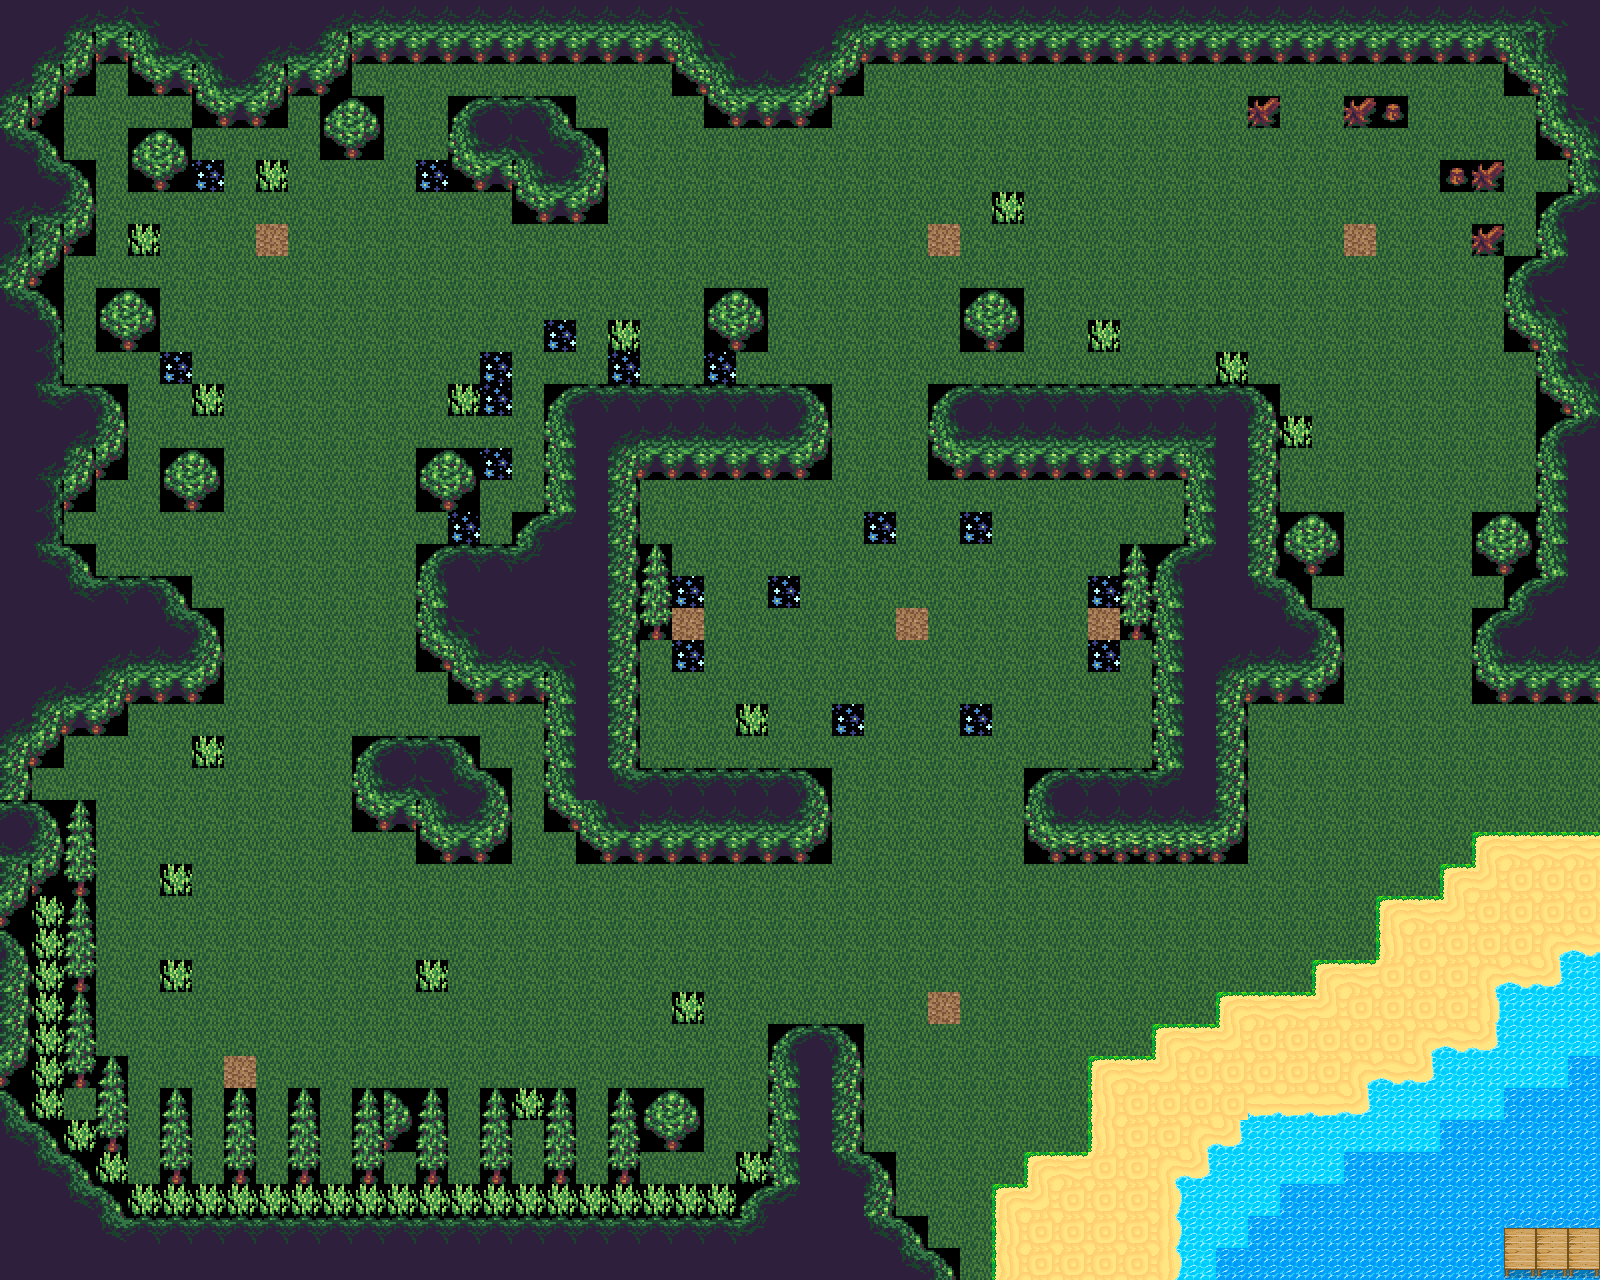

The image is a tile-based game level rendered from a .tmx file. Its description and source (layers, tilesets, objects; grid data summarised) follow:
An orthogonal 50x40 tile map with 32x32 px tiles, 3 tile layers (floor accents, floor, boundary), 4 tilesets.

<map version="1.0" tiledversion="1.1.5" orientation="orthogonal" renderorder="right-down" width="50" height="40" tilewidth="32" tileheight="32" infinite="0" nextobjectid="1">
 <tileset firstgid="1" source="floor.tsx" />
 <tileset firstgid="6" source="dark_forest.tsx" />
 <tileset firstgid="48" source="light_forest.tsx" />
 <tileset firstgid="198" source="variety_tiles.tsx" />
 <layer name="floor accents" width="50" height="40">
  <data>[2000 cells, 7 non-empty, 1 distinct tile ids]</data>
 </layer>
 <layer name="floor" width="50" height="40">
  <data>[2000 cells, 2000 non-empty, 14 distinct tile ids]</data>
 </layer>
 <layer name="boundary" width="50" height="40">
  <data>[2000 cells, 747 non-empty, 34 distinct tile ids]</data>
 </layer>
</map>